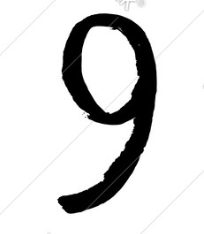
#> input picture he0712-main/he0712-main/digit9.png, 204 x 234 px
$ jupyter execute --allow-errors c_22_digits.ipynb   (shell and % lines are left out)
#> lines starting #> are read from the running program, lines starting #| are printed output that depends on the picture; long printed decimals are rounded
# 손글씨 숫자 인식
- opencv를 이용하여
- CNN을 사용하지 않는 간단한 버전
- 8x8 픽셀 숫자 데이터 5620개 사용

[cell 1]
import cv2
import matplotlib.pyplot as plt
from sklearn import datasets
digits = datasets.load_digits()
plt.imshow(digits.images[1796], cmap="gray")
plt.show()
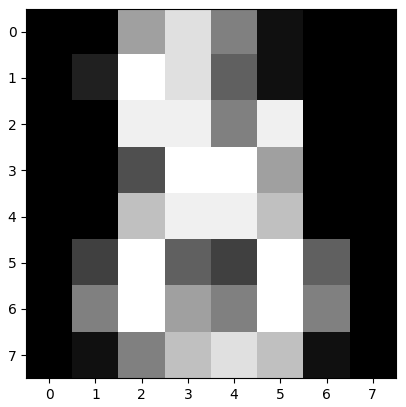
#> figure drawn by matplotlib, 1 panel

[cell 2]
type(digits)

[cell 3]
digits.images.shape

[cell 4]
digits.data.shape

[cell 5]
digits.target

[cell 6]
# 각 픽셀은 0~15의 숫자로 표현된다, 크면 밝은 색
print(digits.images[0])

[cell 7]
for i in range(15):
    plt.subplot(3, 5, i+1)
    plt.axis("off")
    plt.title(str(digits.target[i]))
    plt.imshow(digits.images[i], cmap="gray")

plt.show()
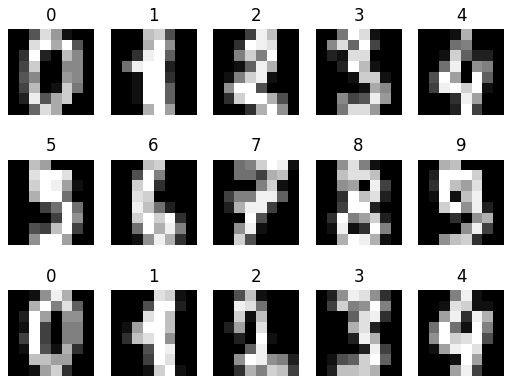
#> figure drawn by matplotlib, 15 panels

[cell 8]
x = digits.data
# x = x.image.reshape((-1, 64))

from sklearn.model_selection import train_test_split
from sklearn import datasets, svm, metrics
from sklearn.metrics import accuracy_score
from sklearn.linear_model import SGDClassifier

y = digits.target
x_train, x_test, y_train, y_test = train_test_split(x, y)

clf = svm.SVC(probability=True)
clf.fit(x_train, y_train)
y_pred = clf.predict(x_test)
print(accuracy_score(y_test, y_pred))

lin = SGDClassifier()
lin.fit(x_train, y_train)
y_pred = lin.predict(x_test)
print(accuracy_score(y_test, y_pred))

[cell 9]
# 학습한 모델을 저장, 확장자는 pkl(피클)사용 왜? 오래 저장해서 먹을려고
import joblib
joblib.dump(clf, 'digits.pkl')
joblib.dump(lin, 'digits-lin.pkl')

[cell 10]
def predict_digit(filename):
  # 학습한 데이터 읽어 들이기
    model = joblib.load("digits.pkl")
    my_img = cv2.imread(filename)
    my_img = cv2.cvtColor(my_img, cv2.COLOR_BGR2GRAY)
    my_img = cv2.resize(my_img, (8, 8))
    my_img = 15 - my_img // 16
    # 흑백 반전
    my_img = my_img.reshape((-1, 64))
    res = model.predict_proba(my_img)
    #res = model.predict(my_img)
    return res[0]

[cell 11]
# 이미지 파일을 지정해서 실행하기
#!curl https://raw.githubusercontent.com/StillWork/data/master/digit9.png\
#    -o digit9.png

file_directory = "D:/zero.png"
img = cv2.imread(file_directory)
#> (the rest of this cell did not finish here and is left out)

[cell 12]
img = cv2.imread("digit9.png")
#> img is the input picture: shape (234, 204, 3); min 0, max 255, mean 216
plt.imshow(cv2.cvtColor(img, cv2.COLOR_BGR2RGB))
n = predict_digit("digit9.png")
#> n = [0.0804, 0.0631, 0.047, 0.0224, 0.17, 0.0212, 0.0108, 0.0851, 0.0593, 0.441]
print("digit9.png = " + str(n))
#| digit9.png = [0.0804 0.06311 0.04701 0.02236 0.1698 0.02118
#|  0.01083 0.0851 0.05929 0.4409]
plt.show()

[cell 13]
img = cv2.imread("digit9-2.png")
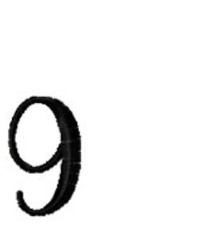
#> input picture he0712-main/he0712-main/digit9-2.png, 218 x 226 px
#> img is the input picture: shape (226, 218, 3); mean B, G, R 237.7, 237.8, 237.8
plt.imshow(cv2.cvtColor(img, cv2.COLOR_BGR2RGB))
n = predict_digit("digit9-2.png")
#> n = [0.0757, 0.0717, 0.075, 0.0402, 0.342, 0.0965, 0.0772, 0.0672, 0.0969, 0.0579]
print("digit9-2.png = " + str(n))
#| digit9-2.png = [0.0757 0.07171 0.075 0.04021 0.3418 0.09651
#|  0.07717 0.06717 0.09691 0.05788]
plt.show()
